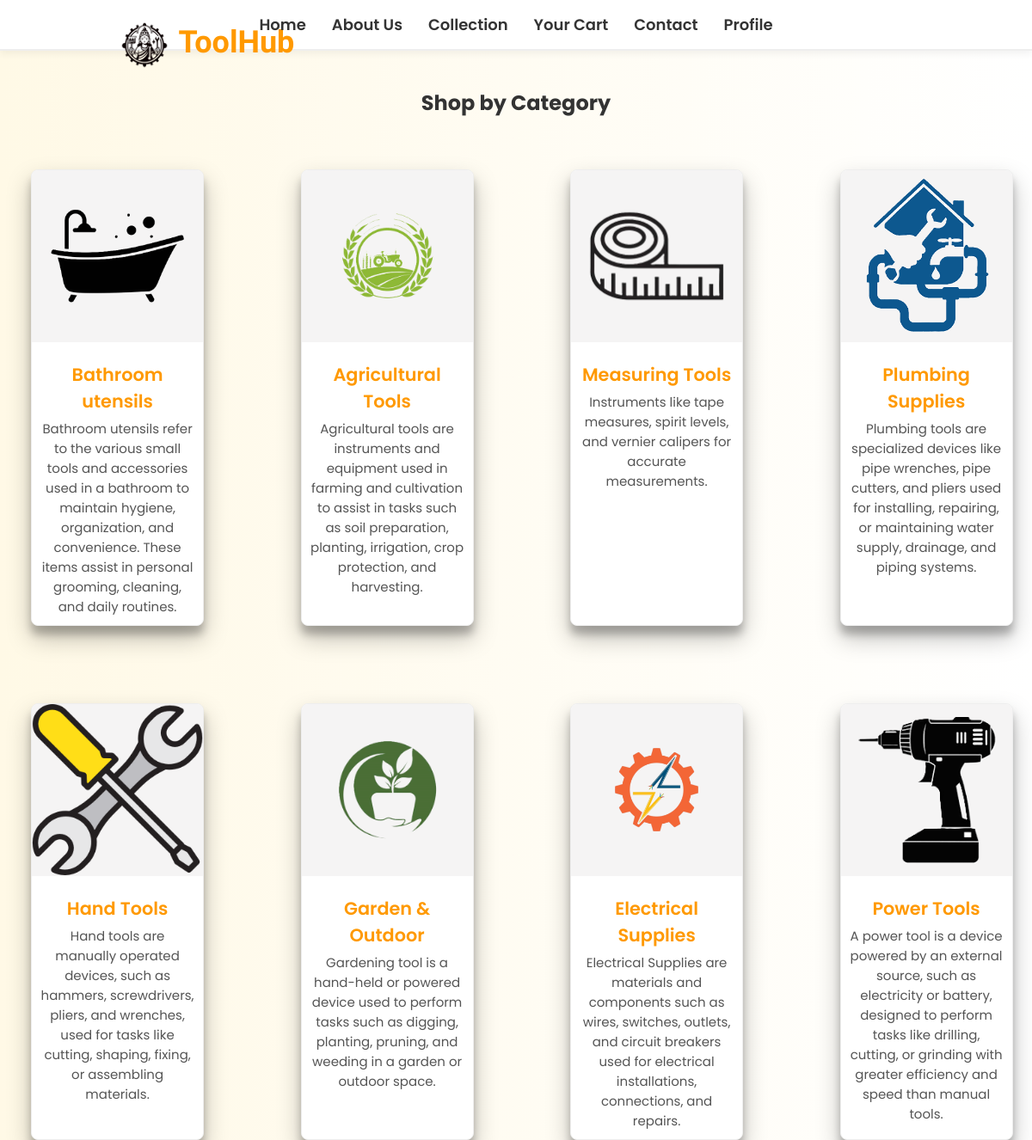
Screenshot of /collection/ with the database file from the repository.
### hardware/models.py (models this page shows, shortened)
class Category(models.Model):
    cid = ShortUUIDField(unique=True, length = 10, max_length=20, prefix="cat", alphabet="abcdefgh12345")
    name = models.CharField(max_length=100)
    image= models.ImageField(upload_to='categories/', null=True, blank=True)
    description = models.TextField(max_length=500, null=True, blank=True)
    class Meta:
        verbose_name_plural = "Categories"

### hardware/views.py (the view)
def collectionpage(request):
    categories = Category.objects.all()
    context ={
        'categories': categories
    }
    return render(request, 'hardware/collection.html',context)

### templates/hardware/collection.html (shortened to what this page needs)
<!DOCTYPE html>
<html lang="en">
   {% load static %}
  <head>
  </head>
  <body>
    <nav>
      <div class="nav-center">
        <a href="/first">Home</a>
        <a href="/aboutus">About Us</a>
        <a href="/collection">Collection</a>
        <a href="/cart">Your Cart</a>
        <a href="/contact">Contact</a>
        <a href="/profile">Profile</a>
      </div>
    </nav>
    <div class="logocontainer">
      <img src="{% static 'hardware/image/logo.png' %}" alt="logoshere" id="logo" />
      <h1 id="firstheader">ToolHub</h1>
    </div>
    <h2 style="text-align:center;">Shop by Category</h2>
    <div class="category-container">
      {% for category in categories %}
        <div class="category-card">
          <img src="{{ category.image.url }}" alt="{{ category.name }}" />
          <div class="category-info">
            <a href="{% if category.name == 'Power Tools' %}
                {{ '/powertool' }}
              {% elif category.name == 'Hand Tools' %}
                {{ '/handtool' }}
              {% elif category.name == 'Garden & Outdoor' %}
                {{ '/gardentool' }}
              {% elif category.name == 'Plumbing Supplies' %}
                {{ '/plumbingtool' }}
              {% elif category.name == 'Electrical Supplies' %}
                {{ '/electricaltool' }}
              {% elif category.name == 'Measuring Tools' %}
                {{ '/measuringtool' }}
              {% elif category.name == 'Agricultural Tools' %}
                {{ '/agriculturaltool' }}
              {% elif category.name == 'Bathroom utensils' %}
                {{ '/bathroom' }}
              {% endif %}"
              class="category-title">
              {{ category.name }}
            </a>
            <p class="category-desc">{{ category.description }}</p>
          </div>
        </div>
      {% endfor %}
    </div>
  </body>
</html>

### templates/hardware/collection.html (style rules this page uses)
* { margin: 0; padding: 0; box-sizing: border-box; font-family: 'Poppins', sans-serif; }
body { font-family: 'Poppins'; background: linear-gradient(to right, #fff9e6, #ffffff); color: #333; }
nav { background: #fff; border-bottom: 2px solid #eee; display: flex; justify-content: center; padding: 15px 20px; box-shadow: 0 4px 8px rgba(0, 0, 0, 0.05); }
.nav-center { display: flex; gap: 30px; }
.nav-center a { color: #333; font-weight: 600; font-size: 18px; text-decoration: none; position: relative; transition: color 0.3s ease; }
.nav-center a::after { content: ''; position: absolute; bottom: -5px; left: 0; width: 0%; height: 2px; background-color: #ffcc00; transition: width 0.3s ease-in-out; }
.logocontainer { display: flex; align-items: center; justify-content: center; margin: 20px 0; margin-top: -2%; margin-left: -60%; }
#logo { height: 60px; margin-right: 10px; margin-top: -0.7%; }
#firstheader { font-family: 'Dancing Script', cursive; font-size: 36px; color: #ff9900; font-weight: bold; margin-top: -1%; }
.category-container { display: grid; grid-template-columns: repeat(4, 1fr); gap: 90px; margin-top: 5%; margin-left: 3%; }
.category-card { background: white; border: 1px solid #eee; border-radius: 8px; box-shadow: rgba(0, 0, 0, 0.25) 0px 14px 28px, rgba(0, 0, 0, 0.22) 0px 10px 10px; overflow: hidden; transition: transform 0.3s, box-shadow 0.3s; text-align: center; width: 90%; height: 100%; }
.category-card img { width: 100%; height: 200px; object-fit: contain; background-color: rgb(245, 244, 244); }
.category-info { padding: 10px; }
.category-title { display: block; font-weight: 600; font-size: 1.3rem; color: #ff9900; font-weight: 600; text-decoration: none; margin: 5px 0; }
.category-desc { font-size: 15px; color: #555; font-family: 'Poppins'; }

### rows the page displays
Category: image (picture), name "Bathroom utensils", description "Bathroom utensils refer to the various small tools and accessories used in a bathroom to maintain hygiene, organization, and convenience. These items assist in personal grooming, cleaning, and daily routines."
Category: image (picture), name "Agricultural Tools", description "Agricultural tools are instruments and equipment used in farming and cultivation to assist in tasks such as soil preparation, planting, irrigation, crop protection, and harvesting."
Category: image (picture), name "Measuring Tools", description "Instruments like tape measures, spirit levels, and vernier calipers for accurate measurements."
Category: image (picture), name "Plumbing Supplies", description "Plumbing tools are specialized devices like pipe wrenches, pipe cutters, and pliers used for installing, repairing, or maintaining water supply, drainage, and piping systems."
Category: image (picture), name "Hand Tools", description "Hand tools are manually operated devices, such as hammers, screwdrivers, pliers, and wrenches, used for tasks like cutting, shaping, fixing, or assembling materials."
Category: image (picture), name "Garden & Outdoor", description "Gardening tool is a hand-held or powered device used to perform tasks such as digging, planting, pruning, and weeding in a garden or outdoor space."
Category: image (picture), name "Electrical Supplies", description "Electrical Supplies are materials and components such as wires, switches, outlets, and circuit breakers used for electrical installations, connections, and repairs."
Category: image (picture), name "Power Tools", description "A power tool is a device powered by an external source, such as electricity or battery, designed to perform tasks like drilling, cutting, or grinding with greater efficiency and speed than manual tools."
